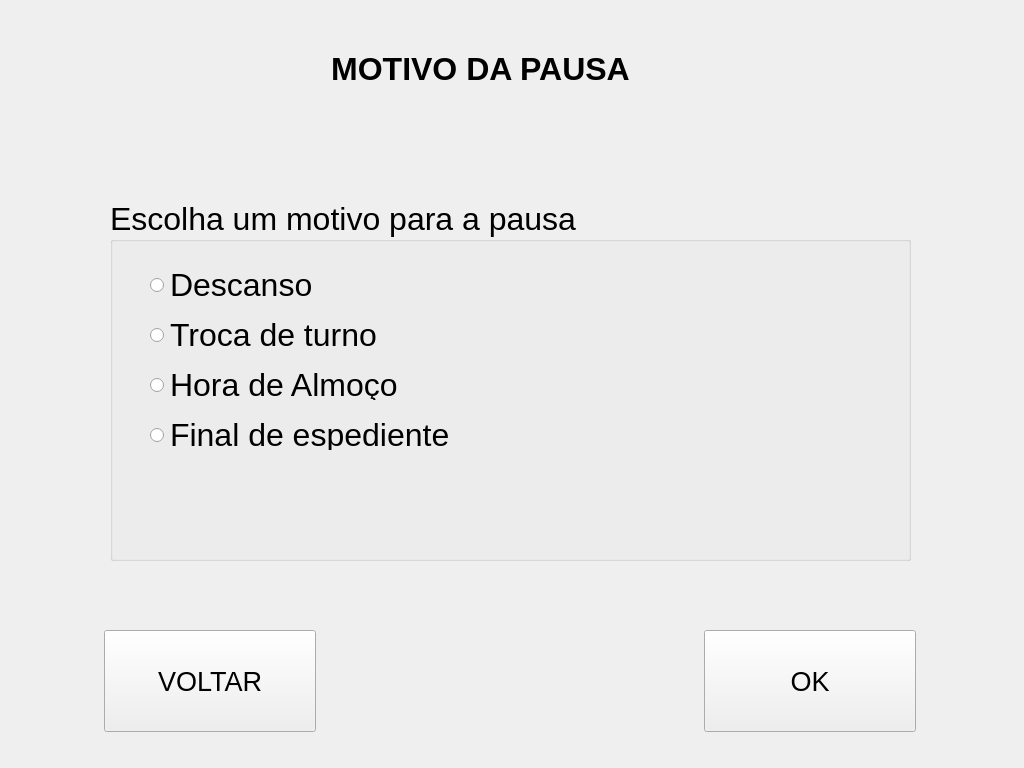
<?xml version="1.0" encoding="UTF-8"?>
<ui version="4.0">
 <class>TelaMotivoPausa</class>
 <widget class="QWidget" name="TelaMotivoPausa">
  <property name="geometry">
   <rect>
    <x>0</x>
    <y>0</y>
    <width>1024</width>
    <height>768</height>
   </rect>
  </property>
  <property name="windowTitle">
   <string>Form</string>
  </property>
  <widget class="QLabel" name="label">
   <property name="geometry">
    <rect>
     <x>300</x>
     <y>50</y>
     <width>361</width>
     <height>40</height>
    </rect>
   </property>
   <property name="text">
    <string>&lt;html&gt;&lt;head/&gt;&lt;body&gt;&lt;p align=&quot;center&quot;&gt;&lt;span style=&quot; font-size:24pt; font-weight:600;&quot;&gt;MOTIVO DA PAUSA&lt;/span&gt;&lt;/p&gt;&lt;/body&gt;&lt;/html&gt;</string>
   </property>
  </widget>
  <widget class="QGroupBox" name="groupBox">
   <property name="geometry">
    <rect>
     <x>110</x>
     <y>200</y>
     <width>801</width>
     <height>361</height>
    </rect>
   </property>
   <property name="font">
    <font>
     <pointsize>24</pointsize>
    </font>
   </property>
   <property name="title">
    <string>Escolha um motivo para a pausa</string>
   </property>
   <widget class="QRadioButton" name="radioButton">
    <property name="geometry">
     <rect>
      <x>40</x>
      <y>70</y>
      <width>311</width>
      <height>30</height>
     </rect>
    </property>
    <property name="font">
     <font>
      <pointsize>24</pointsize>
     </font>
    </property>
    <property name="text">
     <string>Descanso</string>
    </property>
   </widget>
   <widget class="QRadioButton" name="radioButton_2">
    <property name="geometry">
     <rect>
      <x>40</x>
      <y>120</y>
      <width>311</width>
      <height>30</height>
     </rect>
    </property>
    <property name="font">
     <font>
      <pointsize>24</pointsize>
     </font>
    </property>
    <property name="text">
     <string>Troca de turno</string>
    </property>
   </widget>
   <widget class="QRadioButton" name="radioButton_3">
    <property name="geometry">
     <rect>
      <x>40</x>
      <y>170</y>
      <width>311</width>
      <height>30</height>
     </rect>
    </property>
    <property name="font">
     <font>
      <pointsize>24</pointsize>
     </font>
    </property>
    <property name="text">
     <string>Hora de Almoço</string>
    </property>
   </widget>
   <widget class="QRadioButton" name="radioButton_4">
    <property name="geometry">
     <rect>
      <x>40</x>
      <y>220</y>
      <width>311</width>
      <height>30</height>
     </rect>
    </property>
    <property name="font">
     <font>
      <pointsize>24</pointsize>
     </font>
    </property>
    <property name="text">
     <string>Final de espediente</string>
    </property>
   </widget>
  </widget>
  <widget class="QPushButton" name="btVoltar">
   <property name="geometry">
    <rect>
     <x>104</x>
     <y>630</y>
     <width>212</width>
     <height>102</height>
    </rect>
   </property>
   <property name="font">
    <font>
     <pointsize>20</pointsize>
    </font>
   </property>
   <property name="text">
    <string>VOLTAR</string>
   </property>
  </widget>
  <widget class="QPushButton" name="btOK">
   <property name="geometry">
    <rect>
     <x>704</x>
     <y>630</y>
     <width>212</width>
     <height>102</height>
    </rect>
   </property>
   <property name="font">
    <font>
     <pointsize>20</pointsize>
    </font>
   </property>
   <property name="text">
    <string>OK</string>
   </property>
  </widget>
 </widget>
 <resources/>
 <connections/>
</ui>
